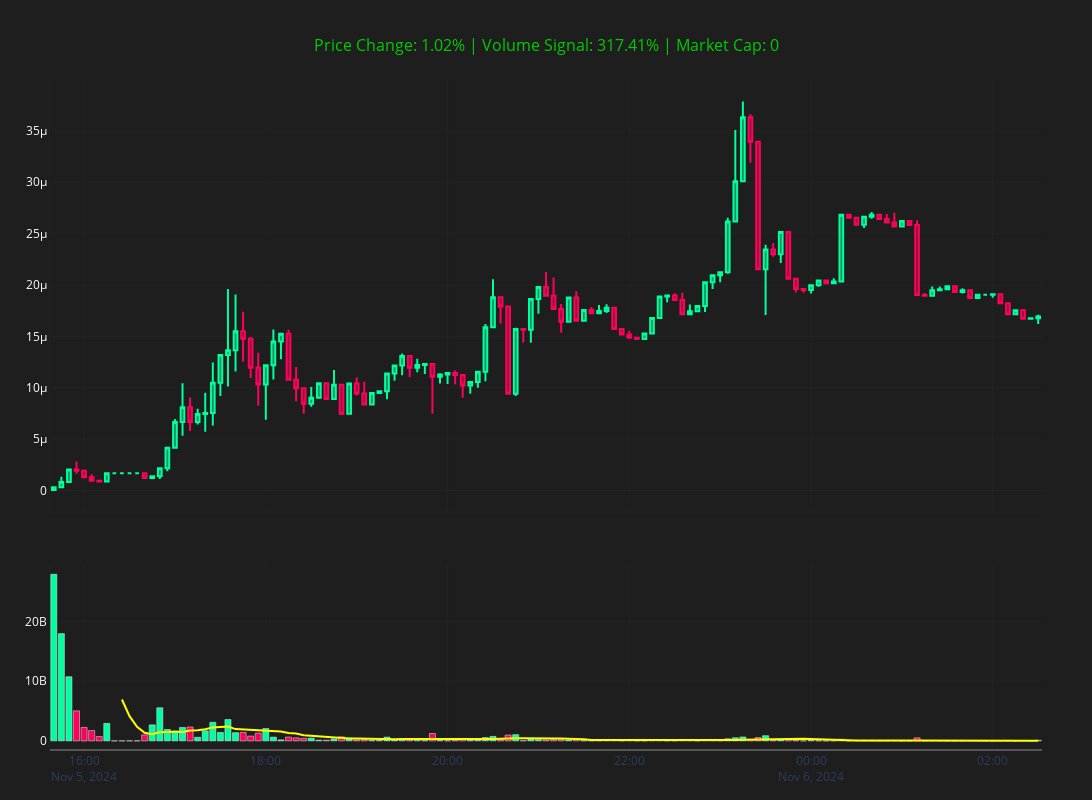
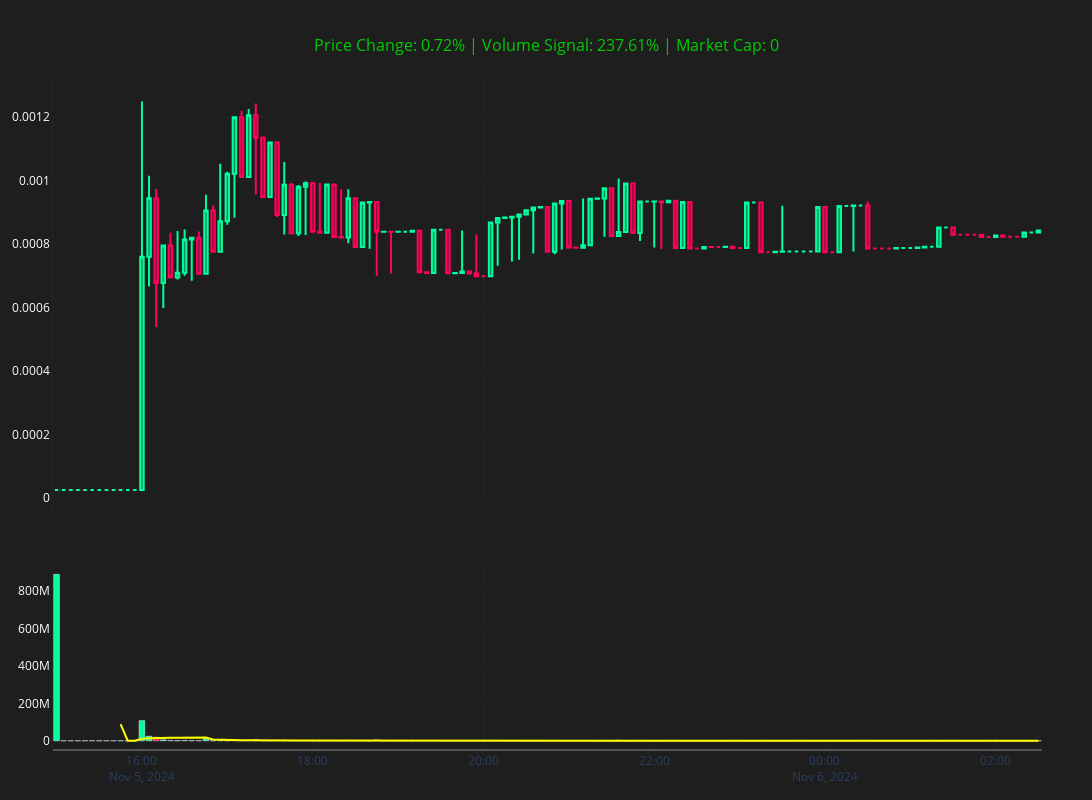

Here is the notebook cell these charts were saved with, in order:
### Markdown cell above
Fibonacci Strategy

### Code cell
def plot_volume_analysis(imported_ohlcv_data, initial_timeframe, top_n, volume_multiplier):
    """
    Plot price action with volume analysis, focusing on tokens with significant volume increases.
    Includes 4-period moving average for volume and market cap information.
    
    Parameters:
    - volume_multiplier: Required increase over MA (1.5 = 50% increase)
    """
    
    def calculate_volume_signal(df, ma_period=10, recent_periods=2, volume_multiplier=3):
        """Calculate volume signal and moving average"""
        if len(df) < ma_period + recent_periods:
            return 0, pd.Series([0] * len(df), index=df.index)
        
        # Calculate volume MA
        volume_ma = df['volume'].rolling(window=ma_period).mean()
        
        # Determine which candle to use for signal calculation
        if df['volume'].iloc[-1] == 0:
            # Use previous candle for signal calculation
            current_volume = df['volume'].iloc[-2]
            ma_value = volume_ma.iloc[-3]  # Use MA value before the signal candle
            price_increasing = df['close'].iloc[-2] > df['open'].iloc[-2]
        else:
            # Use latest candle
            current_volume = df['volume'].iloc[-1]
            ma_value = volume_ma.iloc[-2]
            price_increasing = df['close'].iloc[-1] > df['open'].iloc[-1]
        
        # Check for invalid MA value
        if pd.isna(ma_value) or ma_value == 0:
            return 0, volume_ma
        
        volume_increase = (current_volume - ma_value) / ma_value * 100
        volume_significant = current_volume >= (ma_value * volume_multiplier)
        
        return volume_increase if (price_increasing and volume_significant) else 0, volume_ma
    
    # Define enhanced color scheme
    BACKGROUND_COLOR = '#1e1e1e'
    TEXT_COLOR = '#ffffff'
    GRID_COLOR = 'rgba(51, 51, 51, 0.3)'
    TITLE_COLOR = '#00cc00'
    VOLUME_MA_COLOR = '#ffff00'  # Yellow for volume MA
    SEPARATOR_COLOR = '#555555'  # Darker gray for separator
    
    available_timeframes = ['1m', '5m', '15m', '1H']
    token_volume_data = []
    
    # Process market cap data
    base_path = 'Data/New_Token_Data'
    date_folders = [f for f in os.listdir(base_path) if os.path.isdir(os.path.join(base_path, f))]
    most_recent_date = max(date_folders)
    date_folder = os.path.join(base_path, most_recent_date)
    
    summary_folder = os.path.join(date_folder, 'Token_Summary')
    datetime_folders = [f for f in os.listdir(summary_folder) if os.path.isdir(os.path.join(summary_folder, f))]
    most_recent_datetime = max(datetime_folders)
    summary_datetime_folder = os.path.join(summary_folder, most_recent_datetime)
    
    mc_files = [f for f in os.listdir(summary_datetime_folder) if f.startswith('new_tokens_mc') and f.endswith('.csv')]
    latest_mc_file = os.path.join(summary_datetime_folder, mc_files[0])
    market_caps = pd.read_csv(latest_mc_file, index_col=0)['Market Cap']
    
    # Calculate volume signals and price changes for all tokens
    for token_address, timeframes in imported_ohlcv_data.items():
        if initial_timeframe not in timeframes:
            continue
            
        df_initial = timeframes[initial_timeframe]
        if df_initial.empty or len(df_initial) < 6:  # Need at least 6 candles
            continue
            
        volume_signal, _ = calculate_volume_signal(df_initial, volume_multiplier=volume_multiplier)
        if pd.isna(volume_signal) or volume_signal == 0:  # Skip if no valid volume signal
            continue
            
        # Calculate price change
        if df_initial['volume'].iloc[-1] == 0:
            # Use previous candle for price change
            price_change = ((df_initial['close'].iloc[-2] - df_initial['open'].iloc[-2]) / 
                           df_initial['open'].iloc[-2] * 100)
        else:
            # Use latest candle
            price_change = ((df_initial['close'].iloc[-1] - df_initial['open'].iloc[-1]) / 
                           df_initial['open'].iloc[-1] * 100)
        
        token_volume_data.append({
            'address': token_address,
            'volume_signal': volume_signal,
            'price_change': price_change
        })
    
    # Sort tokens by price change and take top N
    sorted_tokens = sorted(token_volume_data, 
                          key=lambda x: x['price_change'], 
                          reverse=True)[:top_n]
    
    if not sorted_tokens:
        print("No tokens found meeting the volume and price criteria.")
        return
    
    # Create plots for top tokens
    for token_data in sorted_tokens:
        token_address = token_data['address']
        volume_signal = token_data['volume_signal']
        price_change = token_data['price_change']
        market_cap = Master_Functions.format_number(market_caps.get(token_address, 0))
        dexscreener_link = f"https://dexscreener.com/solana/{token_address}"
        print(f"\nProcessing: {dexscreener_link} (Price Change: {price_change:.2f}% | Volume Signal: {volume_signal:.2f}%)")
        
        timeframes = imported_ohlcv_data[token_address]
        
        # Create subplots with shared x-axis and clear separation
        fig = make_subplots(rows=2, cols=1, 
                           shared_xaxes=True,
                           vertical_spacing=0.08,
                           row_heights=[0.7, 0.3])
        
        for tf in available_timeframes:
            if tf not in timeframes:
                continue
                
            df = timeframes[tf].copy()
            if df.empty:
                continue
            
            # Add candlestick chart without whiskers
            fig.add_trace(
                go.Candlestick(
                    x=df.index,
                    open=df['open'],
                    high=df['high'],
                    low=df['low'],
                    close=df['close'],
                    name="Price",
                    showlegend=False,
                    increasing_line_color='#00ff9d',
                    decreasing_line_color='#ff005b',
                    visible=(tf == initial_timeframe),
                    whiskerwidth=0
                ),
                row=1, col=1
            )
            
            # Calculate volume MA
            _, volume_ma = calculate_volume_signal(df, volume_multiplier=volume_multiplier)
            
            # Calculate colors for volume bars
            colors = ['#00ff9d' if df['close'].iloc[i] >= df['open'].iloc[i] 
                     else '#ff005b' for i in range(len(df))]
            
            # Add volume bars
            fig.add_trace(
                go.Bar(
                    x=df.index,
                    y=df['volume'],
                    name="Volume",
                    marker_color=colors,
                    showlegend=False,
                    visible=(tf == initial_timeframe)
                ),
                row=2, col=1
            )
            
            # Add volume MA line
            if not volume_ma.isna().all():
                fig.add_trace(
                    go.Scatter(
                        x=df.index,
                        y=volume_ma,
                        name="Volume MA (4)",
                        line=dict(color=VOLUME_MA_COLOR, width=2),
                        showlegend=False,
                        visible=(tf == initial_timeframe)
                    ),
                    row=2, col=1
                )
        
        # Update layout with price change included in title
        fig.update_layout(
            height=800,
            width=1200,
            paper_bgcolor=BACKGROUND_COLOR,
            plot_bgcolor=BACKGROUND_COLOR,
            margin=dict(r=50, t=80, l=50, b=50),
            showlegend=False,
            hovermode='x unified',
            title=dict(
                text=f"Price Change: {price_change:.2f}% | Volume Signal: {volume_signal:.2f}% | Market Cap: {market_cap}",
                font=dict(size=16, color=TITLE_COLOR),
                x=0.5,
                y=0.95
            ),
            xaxis_rangeslider_visible=False
        )
        
        # Add separator line between plots
        fig.add_shape(
            type="line",
            x0=0,
            y0=0,
            x1=1,
            y1=0,
            xref="paper",
            yref="paper",
            line=dict(
                color=SEPARATOR_COLOR,
                width=2,
                dash="solid"
            )
        )
        
        # Update axes properties individually
        for i in range(2):
            fig.update_xaxes(
                showgrid=True,
                gridcolor=GRID_COLOR,
                showline=True,
                linecolor=GRID_COLOR,
                row=i+1, col=1
            )
            
            fig.update_yaxes(
                showgrid=True,
                gridcolor=GRID_COLOR,
                showticklabels=True,
                showline=True,
                linecolor=GRID_COLOR,
                zeroline=False,
                fixedrange=True,
                tickfont=dict(color=TEXT_COLOR),
                row=i+1, col=1
            )
        
        fig.show()

# Call the function with 50% volume increase requirement
plot_volume_analysis(imported_ohlcv_data, initial_timeframe='5m', top_n=5, volume_multiplier=5)

### Figure 1 — Plotly figure (JSON) as saved in the notebook; plotly's stock layout.template omitted (floating-point values rounded to 4 significant figures; data arrays with more than 128 entries replaced by an {"elided": "..."} marker saying what was removed)
{"data": [{"close": {"elided": "651 float values"}, "decreasing": {"line": {"color": "#ff005b"}}, "high": {"elided": "651 float values"}, "increasing": {"line": {"color": "#00ff9d"}}, "low": {"elided": "651 float values"}, "name": "Price", "open": {"elided": "651 float values"}, "showlegend": false, "type": "candlestick", "visible": false, "whiskerwidth": 0, "x": {"elided": "651 str values"}, "xaxis": "x", "yaxis": "y"}, {"marker": {"color": {"elided": "651 str values"}}, "name": "Volume", "showlegend": false, "type": "bar", "visible": false, "x": {"elided": "651 str values"}, "xaxis": "x2", "y": {"elided": "651 float values"}, "yaxis": "y2"}, {"line": {"color": "#ffff00", "width": 2}, "name": "Volume MA (4)", "showlegend": false, "type": "scatter", "visible": false, "x": {"elided": "651 str values"}, "xaxis": "x2", "y": {"elided": "651 float values"}, "yaxis": "y2"}, {"close": {"elided": "131 float values"}, "decreasing": {"line": {"color": "#ff005b"}}, "high": {"elided": "131 float values"}, "increasing": {"line": {"color": "#00ff9d"}}, "low": {"elided": "131 float values"}, "name": "Price", "open": {"elided": "131 float values"}, "showlegend": false, "type": "candlestick", "visible": true, "whiskerwidth": 0, "x": {"elided": "131 str values"}, "xaxis": "x", "yaxis": "y"}, {"marker": {"color": {"elided": "131 str values"}}, "name": "Volume", "showlegend": false, "type": "bar", "visible": true, "x": {"elided": "131 str values"}, "xaxis": "x2", "y": {"elided": "131 float values"}, "yaxis": "y2"}, {"line": {"color": "#ffff00", "width": 2}, "name": "Volume MA (4)", "showlegend": false, "type": "scatter", "visible": true, "x": {"elided": "131 str values"}, "xaxis": "x2", "y": {"elided": "131 float values"}, "yaxis": "y2"}, {"close": [3.169e-07, 1.911e-06, 8.789e-07, 1.67e-06, 1.218e-06, 4.17e-06, 6.676e-06, 1.05e-05, 1.549e-05, 1.033e-05, 1.525e-05, 8.453e-06, 8.897e-06, 1.041e-05, 9.48e-06, 1.216e-05, 1.223e-05, 1.13e-05, 1.023e-05, 1.589e-05, 9.427e-06, 1.864e-05, 1.767e-05, 1.652e-05, 1.747e-05, 1.517e-05, 1.528e-05, 1.898e-05, 1.744e-05, 2.096e-05, 3.01e-05, 2.154e-05, 2.516e-05, 1.952e-05, 2.016e-05, 2.655e-05, 2.684e-05, 2.57e-05, 1.902e-05, 1.959e-05, 1.949e-05, 1.904e-05, 1.714e-05, 1.676e-05, 1.693e-05], "decreasing": {"line": {"color": "#ff005b"}}, "high": [3.169e-07, 2.822e-06, 1.911e-06, 1.67e-06, 1.67e-06, 4.17e-06, 1.043e-05, 1.246e-05, 1.961e-05, 1.739e-05, 1.566e-05, 1.563e-05, 1.047e-05, 1.172e-05, 1.1e-05, 1.218e-05, 1.332e-05, 1.235e-05, 1.167e-05, 1.621e-05, 2.056e-05, 1.864e-05, 2.126e-05, 1.94e-05, 1.806e-05, 1.812e-05, 1.555e-05, 1.898e-05, 1.925e-05, 2.096e-05, 3.508e-05, 3.785e-05, 2.516e-05, 2.517e-05, 2.051e-05, 2.694e-05, 2.711e-05, 2.704e-05, 2.63e-05, 1.986e-05, 1.995e-05, 1.949e-05, 1.91e-05, 1.766e-05, 1.712e-05], "increasing": {"line": {"color": "#00ff9d"}}, "low": [5.86e-08, 2.813e-07, 8.789e-07, 8.487e-07, 1.218e-06, 1.1e-06, 4.142e-06, 5.726e-06, 9.201e-06, 8.244e-06, 6.88e-06, 7.482e-06, 8.163e-06, 7.345e-06, 8.375e-06, 8.876e-06, 1.103e-05, 7.481e-06, 9.022e-06, 9.422e-06, 9.353e-06, 9.208e-06, 1.721e-05, 1.536e-05, 1.652e-05, 1.517e-05, 1.475e-05, 1.528e-05, 1.707e-05, 1.736e-05, 2.028e-05, 2.154e-05, 1.709e-05, 1.925e-05, 1.918e-05, 2.016e-05, 2.554e-05, 2.57e-05, 1.899e-05, 1.889e-05, 1.917e-05, 1.874e-05, 1.714e-05, 1.673e-05, 1.622e-05], "name": "Price", "open": [5.86e-08, 3.169e-07, 1.911e-06, 8.789e-07, 1.67e-06, 1.218e-06, 4.17e-06, 6.676e-06, 1.05e-05, 1.549e-05, 1.033e-05, 1.525e-05, 8.453e-06, 8.897e-06, 1.041e-05, 9.48e-06, 1.216e-05, 1.223e-05, 1.13e-05, 1.023e-05, 1.589e-05, 9.427e-06, 1.864e-05, 1.767e-05, 1.652e-05, 1.747e-05, 1.517e-05, 1.528e-05, 1.898e-05, 1.744e-05, 2.096e-05, 3.01e-05, 2.154e-05, 2.516e-05, 1.952e-05, 2.016e-05, 2.655e-05, 2.684e-05, 2.57e-05, 1.902e-05, 1.959e-05, 1.949e-05, 1.904e-05, 1.714e-05, 1.676e-05], "showlegend": false, "type": "candlestick", "visible": false, "whiskerwidth": 0, "x": ["2024-11-05T15:30:00", "2024-11-05T15:45:00", "2024-11-05T16:00:00", "2024-11-05T16:15:00", "2024-11-05T16:30:00", "2024-11-05T16:45:00", "2024-11-05T17:00:00", "2024-11-05T17:15:00", "2024-11-05T17:30:00", "2024-11-05T17:45:00", "2024-11-05T18:00:00", "2024-11-05T18:15:00", "2024-11-05T18:30:00", "2024-11-05T18:45:00", "2024-11-05T19:00:00", "2024-11-05T19:15:00", "2024-11-05T19:30:00", "2024-11-05T19:45:00", "2024-11-05T20:00:00", "2024-11-05T20:15:00", "2024-11-05T20:30:00", "2024-11-05T20:45:00", "2024-11-05T21:00:00", "2024-11-05T21:15:00", "2024-11-05T21:30:00", "2024-11-05T21:45:00", "2024-11-05T22:00:00", "2024-11-05T22:15:00", "2024-11-05T22:30:00", "2024-11-05T22:45:00", "2024-11-05T23:00:00", "2024-11-05T23:15:00", "2024-11-05T23:30:00", "2024-11-05T23:45:00", "2024-11-06T00:00:00", "2024-11-06T00:15:00", "2024-11-06T00:30:00", "2024-11-06T00:45:00", "2024-11-06T01:00:00", "2024-11-06T01:15:00", "2024-11-06T01:30:00", "2024-11-06T01:45:00", "2024-11-06T02:00:00", "2024-11-06T02:15:00", "2024-11-06T02:30:00"], "xaxis": "x", "yaxis": "y"}, {"marker": {"color": ["#00ff9d", "#00ff9d", "#ff005b", "#00ff9d", "#ff005b", "#00ff9d", "#00ff9d", "#00ff9d", "#00ff9d", "#ff005b", "#00ff9d", "#ff005b", "#00ff9d", "#00ff9d", "#ff005b", "#00ff9d", "#00ff9d", "#ff005b", "#ff005b", "#00ff9d", "#ff005b", "#00ff9d", "#ff005b", "#ff005b", "#00ff9d", "#ff005b", "#00ff9d", "#00ff9d", "#ff005b", "#00ff9d", "#00ff9d", "#ff005b", "#00ff9d", "#ff005b", "#00ff9d", "#00ff9d", "#00ff9d", "#ff005b", "#ff005b", "#00ff9d", "#ff005b", "#ff005b", "#ff005b", "#ff005b", "#00ff9d"]}, "name": "Volume", "showlegend": false, "type": "bar", "visible": false, "x": ["2024-11-05T15:30:00", "2024-11-05T15:45:00", "2024-11-05T16:00:00", "2024-11-05T16:15:00", "2024-11-05T16:30:00", "2024-11-05T16:45:00", "2024-11-05T17:00:00", "2024-11-05T17:15:00", "2024-11-05T17:30:00", "2024-11-05T17:45:00", "2024-11-05T18:00:00", "2024-11-05T18:15:00", "2024-11-05T18:30:00", "2024-11-05T18:45:00", "2024-11-05T19:00:00", "2024-11-05T19:15:00", "2024-11-05T19:30:00", "2024-11-05T19:45:00", "2024-11-05T20:00:00", "2024-11-05T20:15:00", "2024-11-05T20:30:00", "2024-11-05T20:45:00", "2024-11-05T21:00:00", "2024-11-05T21:15:00", "2024-11-05T21:30:00", "2024-11-05T21:45:00", "2024-11-05T22:00:00", "2024-11-05T22:15:00", "2024-11-05T22:30:00", "2024-11-05T22:45:00", "2024-11-05T23:00:00", "2024-11-05T23:15:00", "2024-11-05T23:30:00", "2024-11-05T23:45:00", "2024-11-06T00:00:00", "2024-11-06T00:15:00", "2024-11-06T00:30:00", "2024-11-06T00:45:00", "2024-11-06T01:00:00", "2024-11-06T01:15:00", "2024-11-06T01:30:00", "2024-11-06T01:45:00", "2024-11-06T02:00:00", "2024-11-06T02:15:00", "2024-11-06T02:30:00"], "xaxis": "x2", "y": [27860000000.0, 33680000000.0, 4687000000.0, 2924000000.0, 1001000000.0, 10110000000.0, 6068000000.0, 5375000000.0, 6347000000.0, 3505000000.0, 2844000000.0, 1543000000.0, 690300000.0, 1452000000.0, 473400000.0, 842100000.0, 653700000.0, 1354000000.0, 453800000.0, 773800000.0, 1908000000.0, 1376000000.0, 600700000.0, 584400000.0, 98470000.0, 217400000.0, 73990000.0, 298000000.0, 246100000.0, 229800000.0, 916000000.0, 1413000000.0, 1137000000.0, 329100000.0, 95050000.0, 286600000.0, 103400000.0, 97160000.0, 506300000.0, 98920000.0, 48340000.0, 28560000.0, 124900000.0, 58930000.0, 98320000.0], "yaxis": "y2"}, {"line": {"color": "#ffff00", "width": 2}, "name": "Volume MA (4)", "showlegend": false, "type": "scatter", "visible": false, "x": ["2024-11-05T15:30:00", "2024-11-05T15:45:00", "2024-11-05T16:00:00", "2024-11-05T16:15:00", "2024-11-05T16:30:00", "2024-11-05T16:45:00", "2024-11-05T17:00:00", "2024-11-05T17:15:00", "2024-11-05T17:30:00", "2024-11-05T17:45:00", "2024-11-05T18:00:00", "2024-11-05T18:15:00", "2024-11-05T18:30:00", "2024-11-05T18:45:00", "2024-11-05T19:00:00", "2024-11-05T19:15:00", "2024-11-05T19:30:00", "2024-11-05T19:45:00", "2024-11-05T20:00:00", "2024-11-05T20:15:00", "2024-11-05T20:30:00", "2024-11-05T20:45:00", "2024-11-05T21:00:00", "2024-11-05T21:15:00", "2024-11-05T21:30:00", "2024-11-05T21:45:00", "2024-11-05T22:00:00", "2024-11-05T22:15:00", "2024-11-05T22:30:00", "2024-11-05T22:45:00", "2024-11-05T23:00:00", "2024-11-05T23:15:00", "2024-11-05T23:30:00", "2024-11-05T23:45:00", "2024-11-06T00:00:00", "2024-11-06T00:15:00", "2024-11-06T00:30:00", "2024-11-06T00:45:00", "2024-11-06T01:00:00", "2024-11-06T01:15:00", "2024-11-06T01:30:00", "2024-11-06T01:45:00", "2024-11-06T02:00:00", "2024-11-06T02:15:00", "2024-11-06T02:30:00"], "xaxis": "x2", "y": [null, null, null, null, null, null, null, null, null, 10150000000.0, 7653000000.0, 4440000000.0, 4040000000.0, 3893000000.0, 3840000000.0, 2914000000.0, 2372000000.0, 1970000000.0, 1381000000.0, 1108000000.0, 1014000000.0, 997800000.0, 988800000.0, 902100000.0, 864600000.0, 802100000.0, 744100000.0, 638500000.0, 617700000.0, 563300000.0, 464100000.0, 467800000.0, 521400000.0, 495900000.0, 495600000.0, 502500000.0, 505400000.0, 485300000.0, 511300000.0, 498300000.0, 411500000.0, 273100000.0, 171800000.0, 144800000.0, 145100000.0], "yaxis": "y2"}, {"close": [1.911e-06, 4.17e-06, 1.033e-05, 1.041e-05, 1.13e-05, 1.864e-05, 1.517e-05, 2.096e-05, 1.952e-05, 2.57e-05, 1.904e-05, 1.693e-05], "decreasing": {"line": {"color": "#ff005b"}}, "high": [2.822e-06, 4.17e-06, 1.961e-05, 1.566e-05, 1.332e-05, 2.056e-05, 2.126e-05, 2.096e-05, 3.785e-05, 2.711e-05, 2.63e-05, 1.91e-05], "increasing": {"line": {"color": "#00ff9d"}}, "low": [5.86e-08, 8.487e-07, 4.142e-06, 6.88e-06, 7.481e-06, 9.022e-06, 1.517e-05, 1.475e-05, 1.709e-05, 1.918e-05, 1.874e-05, 1.622e-05], "name": "Price", "open": [5.86e-08, 1.911e-06, 4.17e-06, 1.033e-05, 1.041e-05, 1.13e-05, 1.864e-05, 1.517e-05, 2.096e-05, 1.952e-05, 2.57e-05, 1.904e-05], "showlegend": false, "type": "candlestick", "visible": false, "whiskerwidth": 0, "x": ["2024-11-05T15:00:00", "2024-11-05T16:00:00", "2024-11-05T17:00:00", "2024-11-05T18:00:00", "2024-11-05T19:00:00", "2024-11-05T20:00:00", "2024-11-05T21:00:00", "2024-11-05T22:00:00", "2024-11-05T23:00:00", "2024-11-06T00:00:00", "2024-11-06T01:00:00", "2024-11-06T02:00:00"], "xaxis": "x", "yaxis": "y"}, {"marker": {"color": ["#00ff9d", "#00ff9d", "#00ff9d", "#00ff9d", "#00ff9d", "#00ff9d", "#ff005b", "#00ff9d", "#ff005b", "#00ff9d", "#ff005b", "#ff005b"]}, "name": "Volume", "showlegend": false, "type": "bar", "visible": false, "x": ["2024-11-05T15:00:00", "2024-11-05T16:00:00", "2024-11-05T17:00:00", "2024-11-05T18:00:00", "2024-11-05T19:00:00", "2024-11-05T20:00:00", "2024-11-05T21:00:00", "2024-11-05T22:00:00", "2024-11-05T23:00:00", "2024-11-06T00:00:00", "2024-11-06T01:00:00", "2024-11-06T02:00:00"], "xaxis": "x2", "y": [61540000000.0, 18720000000.0, 21290000000.0, 6529000000.0, 3324000000.0, 4512000000.0, 1501000000.0, 847900000.0, 3795000000.0, 582200000.0, 682100000.0, 282200000.0], "yaxis": "y2"}, {"line": {"color": "#ffff00", "width": 2}, "name": "Volume MA (4)", "showlegend": false, "type": "scatter", "visible": false, "x": ["2024-11-05T15:00:00", "2024-11-05T16:00:00", "2024-11-05T17:00:00", "2024-11-05T18:00:00", "2024-11-05T19:00:00", "2024-11-05T20:00:00", "2024-11-05T21:00:00", "2024-11-05T22:00:00", "2024-11-05T23:00:00", "2024-11-06T00:00:00", "2024-11-06T01:00:00", "2024-11-06T02:00:00"], "xaxis": "x2", "y": [null, null, null, null, null, null, null, null, null, 12260000000.0, 6178000000.0, 4335000000.0], "yaxis": "y2"}], "layout": {"height": 800, "hovermode": "x unified", "margin": {"b": 50, "l": 50, "r": 50, "t": 80}, "paper_bgcolor": "#1e1e1e", "plot_bgcolor": "#1e1e1e", "shapes": [{"line": {"color": "#555555", "dash": "solid", "width": 2}, "type": "line", "x0": 0, "x1": 1, "xref": "paper", "y0": 0, "y1": 0, "yref": "paper"}], "showlegend": false, "title": {"font": {"color": "#00cc00", "size": 16}, "text": "Price Change: 1.02% | Volume Signal: 317.41% | Market Cap: 0", "x": 0.5, "y": 0.95}, "width": 1200, "xaxis": {"anchor": "y", "domain": [0, 1], "gridcolor": "rgba(51, 51, 51, 0.3)", "linecolor": "rgba(51, 51, 51, 0.3)", "matches": "x2", "rangeslider": {"visible": false}, "showgrid": true, "showline": true, "showticklabels": false}, "xaxis2": {"anchor": "y2", "domain": [0, 1], "gridcolor": "rgba(51, 51, 51, 0.3)", "linecolor": "rgba(51, 51, 51, 0.3)", "showgrid": true, "showline": true}, "yaxis": {"anchor": "x", "domain": [0.356, 1], "fixedrange": true, "gridcolor": "rgba(51, 51, 51, 0.3)", "linecolor": "rgba(51, 51, 51, 0.3)", "showgrid": true, "showline": true, "showticklabels": true, "tickfont": {"color": "#ffffff"}, "zeroline": false}, "yaxis2": {"anchor": "x2", "domain": [0, 0.276], "fixedrange": true, "gridcolor": "rgba(51, 51, 51, 0.3)", "linecolor": "rgba(51, 51, 51, 0.3)", "showgrid": true, "showline": true, "showticklabels": true, "tickfont": {"color": "#ffffff"}, "zeroline": false}}}

### Figure 2 — Plotly figure (JSON) as saved in the notebook; plotly's stock layout.template omitted (floating-point values rounded to 4 significant figures; data arrays with more than 128 entries replaced by an {"elided": "..."} marker saying what was removed)
{"data": [{"close": {"elided": "693 float values"}, "decreasing": {"line": {"color": "#ff005b"}}, "high": {"elided": "693 float values"}, "increasing": {"line": {"color": "#00ff9d"}}, "low": {"elided": "693 float values"}, "name": "Price", "open": {"elided": "693 float values"}, "showlegend": false, "type": "candlestick", "visible": false, "whiskerwidth": 0, "x": {"elided": "693 str values"}, "xaxis": "x", "yaxis": "y"}, {"marker": {"color": {"elided": "693 str values"}}, "name": "Volume", "showlegend": false, "type": "bar", "visible": false, "x": {"elided": "693 str values"}, "xaxis": "x2", "y": {"elided": "693 float values"}, "yaxis": "y2"}, {"line": {"color": "#ffff00", "width": 2}, "name": "Volume MA (4)", "showlegend": false, "type": "scatter", "visible": false, "x": {"elided": "693 str values"}, "xaxis": "x2", "y": {"elided": "693 float values"}, "yaxis": "y2"}, {"close": {"elided": "139 float values"}, "decreasing": {"line": {"color": "#ff005b"}}, "high": {"elided": "139 float values"}, "increasing": {"line": {"color": "#00ff9d"}}, "low": {"elided": "139 float values"}, "name": "Price", "open": {"elided": "139 float values"}, "showlegend": false, "type": "candlestick", "visible": true, "whiskerwidth": 0, "x": {"elided": "139 str values"}, "xaxis": "x", "yaxis": "y"}, {"marker": {"color": {"elided": "139 str values"}}, "name": "Volume", "showlegend": false, "type": "bar", "visible": true, "x": {"elided": "139 str values"}, "xaxis": "x2", "y": {"elided": "139 float values"}, "yaxis": "y2"}, {"line": {"color": "#ffff00", "width": 2}, "name": "Volume MA (4)", "showlegend": false, "type": "scatter", "visible": true, "x": {"elided": "139 str values"}, "xaxis": "x2", "y": {"elided": "139 float values"}, "yaxis": "y2"}, {"close": [2.483e-05, 2.483e-05, 2.483e-05, 2.483e-05, 0.0006772, 0.0007094, 0.0007064, 0.0008717, 0.001011, 0.0009482, 0.0009865, 0.0009915, 0.0009874, 0.0009442, 0.0009324, 0.0008384, 0.0008412, 0.0008448, 0.0007083, 0.0006981, 0.0008815, 0.0008927, 0.0009168, 0.0009351, 0.0007958, 0.0009757, 0.0009903, 0.0009337, 0.0009364, 0.0007861, 0.0007902, 0.000787, 0.0009305, 0.0007756, 0.000776, 0.0009163, 0.0009194, 0.0009213, 0.0007853, 0.0007871, 0.0007912, 0.0008519, 0.0008288, 0.0008223, 0.0008225, 0.0008361, 0.0008422], "decreasing": {"line": {"color": "#ff005b"}}, "high": [2.483e-05, 2.483e-05, 2.483e-05, 2.483e-05, 0.001249, 0.0008411, 0.0008458, 0.001053, 0.001219, 0.001243, 0.001124, 0.0009969, 0.000995, 0.0009874, 0.0009463, 0.0009324, 0.0008412, 0.0008448, 0.0008448, 0.0008427, 0.0008815, 0.0008927, 0.0009168, 0.0009351, 0.0009434, 0.0009757, 0.001006, 0.0009903, 0.0009364, 0.0009364, 0.000792, 0.0007912, 0.0009305, 0.0009305, 0.0009201, 0.0009163, 0.0009194, 0.0009213, 0.000934, 0.0007897, 0.0007912, 0.0008519, 0.0008519, 0.0008288, 0.0008269, 0.0008393, 0.0008454], "increasing": {"line": {"color": "#00ff9d"}}, "low": [2.483e-05, 2.483e-05, 2.483e-05, 2.483e-05, 2.483e-05, 0.0005982, 0.000684, 0.0007028, 0.0008607, 0.0009482, 0.0008296, 0.0008252, 0.000835, 0.0008018, 0.0007853, 0.0006999, 0.0008384, 0.0007086, 0.0007078, 0.0006981, 0.0006981, 0.0007444, 0.0007701, 0.0007677, 0.0007884, 0.0007932, 0.000824, 0.0008092, 0.0007844, 0.0007861, 0.0007861, 0.000787, 0.000787, 0.0007737, 0.0007756, 0.000776, 0.000774, 0.0007765, 0.0007853, 0.0007853, 0.0007871, 0.0007912, 0.0008288, 0.0008223, 0.0008223, 0.0008225, 0.0008361], "name": "Price", "open": [2.483e-05, 2.483e-05, 2.483e-05, 2.483e-05, 2.483e-05, 0.0006772, 0.0007094, 0.0007064, 0.0008717, 0.001011, 0.0009482, 0.0009865, 0.0009915, 0.0009874, 0.0009442, 0.0009324, 0.0008384, 0.0008412, 0.0008448, 0.0007083, 0.0006981, 0.0008815, 0.0008927, 0.0009168, 0.0009351, 0.0007958, 0.0009757, 0.0009903, 0.0009337, 0.0009364, 0.0007861, 0.0007902, 0.000787, 0.0009305, 0.0007756, 0.000776, 0.0009163, 0.0009194, 0.0009213, 0.0007853, 0.0007871, 0.0007912, 0.0008519, 0.0008288, 0.0008223, 0.0008225, 0.0008361], "showlegend": false, "type": "candlestick", "visible": false, "whiskerwidth": 0, "x": ["2024-11-05T15:00:00", "2024-11-05T15:15:00", "2024-11-05T15:30:00", "2024-11-05T15:45:00", "2024-11-05T16:00:00", "2024-11-05T16:15:00", "2024-11-05T16:30:00", "2024-11-05T16:45:00", "2024-11-05T17:00:00", "2024-11-05T17:15:00", "2024-11-05T17:30:00", "2024-11-05T17:45:00", "2024-11-05T18:00:00", "2024-11-05T18:15:00", "2024-11-05T18:30:00", "2024-11-05T18:45:00", "2024-11-05T19:00:00", "2024-11-05T19:15:00", "2024-11-05T19:30:00", "2024-11-05T19:45:00", "2024-11-05T20:00:00", "2024-11-05T20:15:00", "2024-11-05T20:30:00", "2024-11-05T20:45:00", "2024-11-05T21:00:00", "2024-11-05T21:15:00", "2024-11-05T21:30:00", "2024-11-05T21:45:00", "2024-11-05T22:00:00", "2024-11-05T22:15:00", "2024-11-05T22:30:00", "2024-11-05T22:45:00", "2024-11-05T23:00:00", "2024-11-05T23:15:00", "2024-11-05T23:30:00", "2024-11-05T23:45:00", "2024-11-06T00:00:00", "2024-11-06T00:15:00", "2024-11-06T00:30:00", "2024-11-06T00:45:00", "2024-11-06T01:00:00", "2024-11-06T01:15:00", "2024-11-06T01:30:00", "2024-11-06T01:45:00", "2024-11-06T02:00:00", "2024-11-06T02:15:00", "2024-11-06T02:30:00"], "xaxis": "x", "yaxis": "y"}, {"marker": {"color": ["#00ff9d", "#00ff9d", "#00ff9d", "#00ff9d", "#00ff9d", "#00ff9d", "#ff005b", "#00ff9d", "#00ff9d", "#ff005b", "#00ff9d", "#00ff9d", "#ff005b", "#ff005b", "#ff005b", "#ff005b", "#00ff9d", "#00ff9d", "#ff005b", "#ff005b", "#00ff9d", "#00ff9d", "#00ff9d", "#00ff9d", "#ff005b", "#00ff9d", "#00ff9d", "#ff005b", "#00ff9d", "#ff005b", "#00ff9d", "#ff005b", "#00ff9d", "#ff005b", "#00ff9d", "#00ff9d", "#00ff9d", "#00ff9d", "#ff005b", "#00ff9d", "#00ff9d", "#00ff9d", "#ff005b", "#ff005b", "#00ff9d", "#00ff9d", "#00ff9d"]}, "name": "Volume", "showlegend": false, "type": "bar", "visible": false, "x": ["2024-11-05T15:00:00", "2024-11-05T15:15:00", "2024-11-05T15:30:00", "2024-11-05T15:45:00", "2024-11-05T16:00:00", "2024-11-05T16:15:00", "2024-11-05T16:30:00", "2024-11-05T16:45:00", "2024-11-05T17:00:00", "2024-11-05T17:15:00", "2024-11-05T17:30:00", "2024-11-05T17:45:00", "2024-11-05T18:00:00", "2024-11-05T18:15:00", "2024-11-05T18:30:00", "2024-11-05T18:45:00", "2024-11-05T19:00:00", "2024-11-05T19:15:00", "2024-11-05T19:30:00", "2024-11-05T19:45:00", "2024-11-05T20:00:00", "2024-11-05T20:15:00", "2024-11-05T20:30:00", "2024-11-05T20:45:00", "2024-11-05T21:00:00", "2024-11-05T21:15:00", "2024-11-05T21:30:00", "2024-11-05T21:45:00", "2024-11-05T22:00:00", "2024-11-05T22:15:00", "2024-11-05T22:30:00", "2024-11-05T22:45:00", "2024-11-05T23:00:00", "2024-11-05T23:15:00", "2024-11-05T23:30:00", "2024-11-05T23:45:00", "2024-11-06T00:00:00", "2024-11-06T00:15:00", "2024-11-06T00:30:00", "2024-11-06T00:45:00", "2024-11-06T01:00:00", "2024-11-06T01:15:00", "2024-11-06T01:30:00", "2024-11-06T01:45:00", "2024-11-06T02:00:00", "2024-11-06T02:15:00", "2024-11-06T02:30:00"], "xaxis": "x2", "y": [890100000.0, 0, 0, 0, 150800000.0, 8812000.0, 3055000.0, 15930000.0, 6118000.0, 8052000.0, 4515000.0, 1592000.0, 503800.0, 1330000.0, 1172000.0, 4606000.0, 98150.0, 287000.0, 159500.0, 246100.0, 1507000.0, 727200.0, 662400.0, 1174000.0, 359000.0, 1023000.0, 3298000.0, 1652000.0, 363100.0, 30850.0, 133700.0, 278300.0, 10460.0, 417400.0, 41970.0, 17830.0, 14050.0, 77900.0, 383800.0, 181800.0, 52120.0, 4436.0, 971000.0, 108800.0, 22470.0, 109700.0, 81380.0], "yaxis": "y2"}, {"line": {"color": "#ffff00", "width": 2}, "name": "Volume MA (4)", "showlegend": false, "type": "scatter", "visible": false, "x": ["2024-11-05T15:00:00", "2024-11-05T15:15:00", "2024-11-05T15:30:00", "2024-11-05T15:45:00", "2024-11-05T16:00:00", "2024-11-05T16:15:00", "2024-11-05T16:30:00", "2024-11-05T16:45:00", "2024-11-05T17:00:00", "2024-11-05T17:15:00", "2024-11-05T17:30:00", "2024-11-05T17:45:00", "2024-11-05T18:00:00", "2024-11-05T18:15:00", "2024-11-05T18:30:00", "2024-11-05T18:45:00", "2024-11-05T19:00:00", "2024-11-05T19:15:00", "2024-11-05T19:30:00", "2024-11-05T19:45:00", "2024-11-05T20:00:00", "2024-11-05T20:15:00", "2024-11-05T20:30:00", "2024-11-05T20:45:00", "2024-11-05T21:00:00", "2024-11-05T21:15:00", "2024-11-05T21:30:00", "2024-11-05T21:45:00", "2024-11-05T22:00:00", "2024-11-05T22:15:00", "2024-11-05T22:30:00", "2024-11-05T22:45:00", "2024-11-05T23:00:00", "2024-11-05T23:15:00", "2024-11-05T23:30:00", "2024-11-05T23:45:00", "2024-11-06T00:00:00", "2024-11-06T00:15:00", "2024-11-06T00:30:00", "2024-11-06T00:45:00", "2024-11-06T01:00:00", "2024-11-06T01:15:00", "2024-11-06T01:30:00", "2024-11-06T01:45:00", "2024-11-06T02:00:00", "2024-11-06T02:15:00", "2024-11-06T02:30:00"], "xaxis": "x2", "y": [null, null, null, null, null, null, null, null, null, 108300000.0, 19730000.0, 19890000.0, 19940000.0, 20070000.0, 5108000.0, 4687000.0, 4391000.0, 2827000.0, 2232000.0, 1451000.0, 1150000.0, 1064000.0, 1079000.0, 1064000.0, 982600.0, 624300.0, 944300.0, 1081000.0, 1101000.0, 1080000.0, 942400.0, 897500.0, 832300.0, 756600.0, 724900.0, 624400.0, 296000.0, 138600.0, 140600.0, 155700.0, 147600.0, 120200.0, 216200.0, 185400.0, 183400.0, 192600.0, 199300.0], "yaxis": "y2"}, {"close": [2.483e-05, 0.0008717, 0.0009915, 0.0008384, 0.0006981, 0.0009351, 0.0009337, 0.000787, 0.0009163, 0.0007871, 0.0008223, 0.0008422], "decreasing": {"line": {"color": "#ff005b"}}, "high": [2.483e-05, 0.001249, 0.001243, 0.000995, 0.0008448, 0.0009351, 0.001006, 0.0009364, 0.0009305, 0.000934, 0.0008519, 0.0008454], "increasing": {"line": {"color": "#00ff9d"}}, "low": [2.483e-05, 2.483e-05, 0.0008252, 0.0006999, 0.0006981, 0.0006981, 0.0007884, 0.0007844, 0.0007737, 0.000774, 0.0007871, 0.0008223], "name": "Price", "open": [2.483e-05, 2.483e-05, 0.0008717, 0.0009915, 0.0008384, 0.0006981, 0.0009351, 0.0009337, 0.000787, 0.0009163, 0.0007871, 0.0008223], "showlegend": false, "type": "candlestick", "visible": false, "whiskerwidth": 0, "x": ["2024-11-05T15:00:00", "2024-11-05T16:00:00", "2024-11-05T17:00:00", "2024-11-05T18:00:00", "2024-11-05T19:00:00", "2024-11-05T20:00:00", "2024-11-05T21:00:00", "2024-11-05T22:00:00", "2024-11-05T23:00:00", "2024-11-06T00:00:00", "2024-11-06T01:00:00", "2024-11-06T02:00:00"], "xaxis": "x", "yaxis": "y"}, {"marker": {"color": ["#00ff9d", "#00ff9d", "#00ff9d", "#ff005b", "#ff005b", "#00ff9d", "#ff005b", "#ff005b", "#00ff9d", "#ff005b", "#00ff9d", "#00ff9d"]}, "name": "Volume", "showlegend": false, "type": "bar", "visible": false, "x": ["2024-11-05T15:00:00", "2024-11-05T16:00:00", "2024-11-05T17:00:00", "2024-11-05T18:00:00", "2024-11-05T19:00:00", "2024-11-05T20:00:00", "2024-11-05T21:00:00", "2024-11-05T22:00:00", "2024-11-05T23:00:00", "2024-11-06T00:00:00", "2024-11-06T01:00:00", "2024-11-06T02:00:00"], "xaxis": "x2", "y": [890100000.0, 178600000.0, 20280000.0, 7612000.0, 790700.0, 4070000.0, 6333000.0, 806000.0, 487700.0, 657500.0, 1136000.0, 213600.0], "yaxis": "y2"}, {"line": {"color": "#ffff00", "width": 2}, "name": "Volume MA (4)", "showlegend": false, "type": "scatter", "visible": false, "x": ["2024-11-05T15:00:00", "2024-11-05T16:00:00", "2024-11-05T17:00:00", "2024-11-05T18:00:00", "2024-11-05T19:00:00", "2024-11-05T20:00:00", "2024-11-05T21:00:00", "2024-11-05T22:00:00", "2024-11-05T23:00:00", "2024-11-06T00:00:00", "2024-11-06T01:00:00", "2024-11-06T02:00:00"], "xaxis": "x2", "y": [null, null, null, null, null, null, null, null, null, 111000000.0, 22080000.0, 4238000.0], "yaxis": "y2"}], "layout": {"height": 800, "hovermode": "x unified", "margin": {"b": 50, "l": 50, "r": 50, "t": 80}, "paper_bgcolor": "#1e1e1e", "plot_bgcolor": "#1e1e1e", "shapes": [{"line": {"color": "#555555", "dash": "solid", "width": 2}, "type": "line", "x0": 0, "x1": 1, "xref": "paper", "y0": 0, "y1": 0, "yref": "paper"}], "showlegend": false, "title": {"font": {"color": "#00cc00", "size": 16}, "text": "Price Change: 0.72% | Volume Signal: 237.61% | Market Cap: 0", "x": 0.5, "y": 0.95}, "width": 1200, "xaxis": {"anchor": "y", "domain": [0, 1], "gridcolor": "rgba(51, 51, 51, 0.3)", "linecolor": "rgba(51, 51, 51, 0.3)", "matches": "x2", "rangeslider": {"visible": false}, "showgrid": true, "showline": true, "showticklabels": false}, "xaxis2": {"anchor": "y2", "domain": [0, 1], "gridcolor": "rgba(51, 51, 51, 0.3)", "linecolor": "rgba(51, 51, 51, 0.3)", "showgrid": true, "showline": true}, "yaxis": {"anchor": "x", "domain": [0.356, 1], "fixedrange": true, "gridcolor": "rgba(51, 51, 51, 0.3)", "linecolor": "rgba(51, 51, 51, 0.3)", "showgrid": true, "showline": true, "showticklabels": true, "tickfont": {"color": "#ffffff"}, "zeroline": false}, "yaxis2": {"anchor": "x2", "domain": [0, 0.276], "fixedrange": true, "gridcolor": "rgba(51, 51, 51, 0.3)", "linecolor": "rgba(51, 51, 51, 0.3)", "showgrid": true, "showline": true, "showticklabels": true, "tickfont": {"color": "#ffffff"}, "zeroline": false}}}
